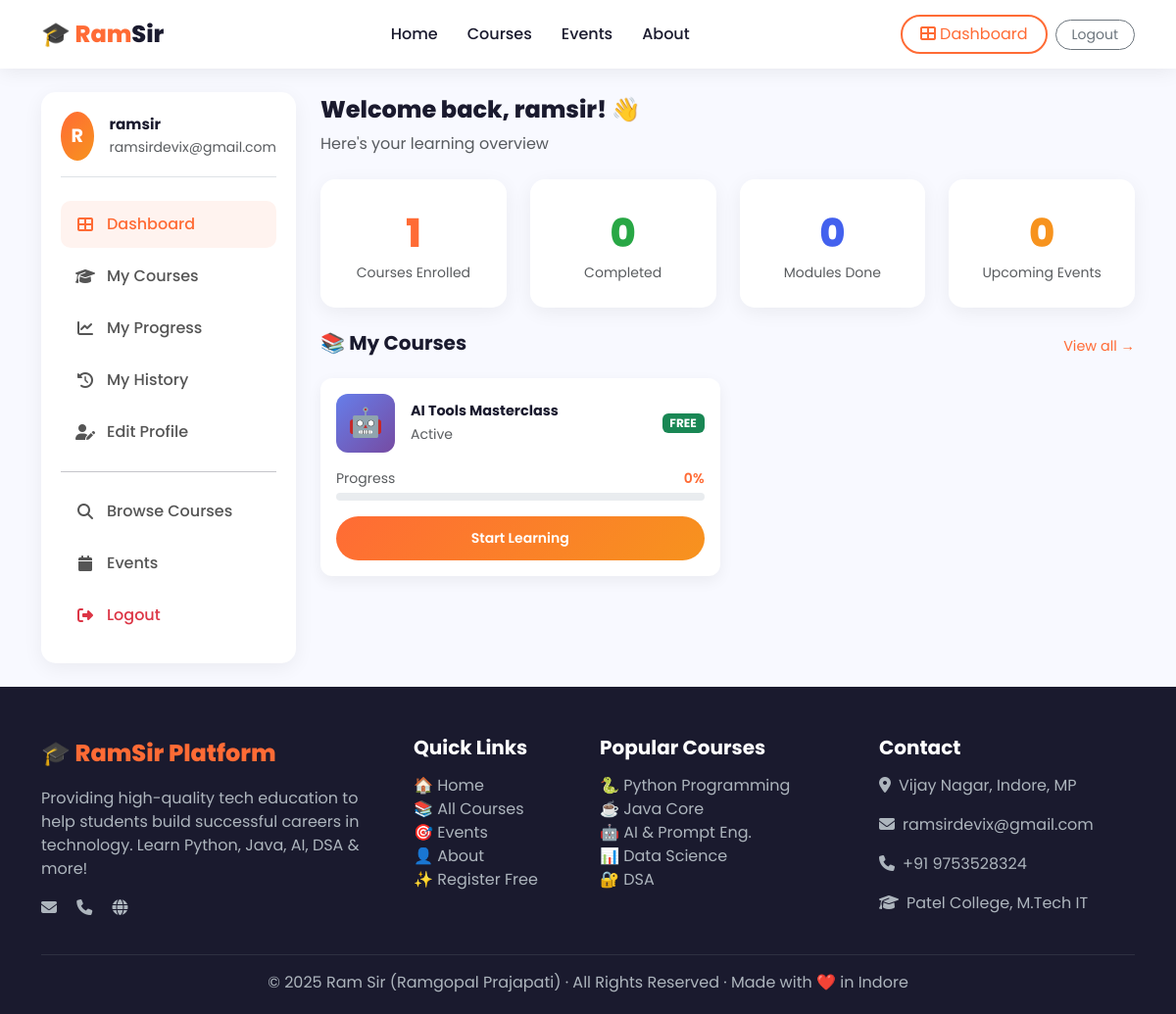
The page /dashboard/ (signed in) on the database its author committed.
### courses/models.py (models this page shows, shortened)
class Enrollment(models.Model):
    STATUS_CHOICES = [
        ('active', 'Active'),
        ('completed', 'Completed'),
        ('cancelled', 'Cancelled'),
    ]
    user = models.ForeignKey(User, on_delete=models.CASCADE, related_name='enrollments')
    course = models.ForeignKey(Course, on_delete=models.CASCADE, related_name='enrollments')
    enrolled_at = models.DateTimeField(auto_now_add=True)
    status = models.CharField(max_length=15, choices=STATUS_CHOICES, default='active')
    is_paid = models.BooleanField(default=False)
    amount_paid = models.DecimalField(max_digits=8, decimal_places=2, default=0.00)
    class Meta:
        unique_together = ['user', 'course']
    def progress_percentage(self):
        total = self.course.total_modules()
        if total == 0:
            return 0
        completed = ModuleProgress.objects.filter(
            user=self.user,
            module__course=self.course,
            completed=True
        ).count()
        return int((completed / total) * 100)

class Course(models.Model):
    LEVEL_CHOICES = [
        ('beginner', 'Beginner'),
        ('intermediate', 'Intermediate'),
        ('advanced', 'Advanced'),
        ('all', 'All Levels'),
    ]
    TYPE_CHOICES = [
        ('free', 'Free'),
        ('paid', 'Paid'),
    ]
    title = models.CharField(max_length=200)
    slug = models.SlugField(unique=True, blank=True)
    category = models.ForeignKey(Category, on_delete=models.SET_NULL, null=True)
    description = models.TextField()
    short_description = models.CharField(max_length=300)
    thumbnail = models.ImageField(upload_to='course_thumbnails/', blank=True, null=True)
    thumbnail_url = models.URLField(blank=True, help_text="Or paste image URL here")
    course_type = models.CharField(max_length=10, choices=TYPE_CHOICES, default='free')
    price = models.DecimalField(max_digits=8, decimal_places=2, default=0.00)
    level = models.CharField(max_length=15, choices=LEVEL_CHOICES, default='all')
    duration = models.CharField(max_length=50, blank=True, help_text="e.g. 20 hours")
    instructor_name = models.CharField(max_length=100, default='Ram Sir (Ramgopal Prajapati)')
    instructor_bio = models.TextField(blank=True)
    is_featured = models.BooleanField(default=False)
    is_active = models.BooleanField(default=True)
    students_count = models.IntegerField(default=0)
    rating = models.DecimalField(max_digits=3, decimal_places=1, default=4.9)
    what_you_learn = models.TextField(blank=True, help_text="One point per line")
    requirements = models.TextField(blank=True, help_text="One requirement per line")
    created_at = models.DateTimeField(auto_now_add=True)
    updated_at = models.DateTimeField(auto_now=True)
    class Meta:
        ordering = ['-is_featured', '-created_at']
    def total_modules(self):
        return self.modules.filter(is_active=True).count()

### courses/views.py (the view)
# urls.py: path('dashboard/', course_views.dashboard, name='dashboard'),
@login_required
def dashboard(request):
    user = request.user
    enrollments = Enrollment.objects.filter(user=user, status__in=['active', 'completed']).select_related('course')
    recent_progress = ModuleProgress.objects.filter(user=user).order_by('-last_accessed')[:5]
    payments = Payment.objects.filter(user=user).order_by('-created_at')[:5]
    upcoming_events = Event.objects.filter(is_active=True, event_date__gte=timezone.now())[:3]
    total_enrolled = enrollments.count()
    completed_courses = enrollments.filter(status='completed').count()
    total_modules_done = ModuleProgress.objects.filter(user=user, completed=True).count()
    context = {
        'enrollments': enrollments,
        'recent_progress': recent_progress,
        'payments': payments,
        'upcoming_events': upcoming_events,
        'total_enrolled': total_enrolled,
        'completed_courses': completed_courses,
        'total_modules_done': total_modules_done,
    }
    return render(request, 'dashboard/dashboard.html', context)

### templates/dashboard/dashboard.html (shortened to what this page needs)
{% extends 'base.html' %}
{% load course_extras %}
{% block content %}
<div class="container py-4">
    <div class="dash-layout">
        <div class="dash-sidebar">
            <div class="dash-nav">
                <div class="d-flex align-items-center gap-3 mb-4 pb-3 border-bottom">
                    <div style="width:50px;height:50px;border-radius:50%;background:var(--gradient);display:flex;align-items:center;justify-content:center;color:white;font-size:1.2rem;font-weight:700">
                        {{ user.first_name|first|upper|default:user.username|first|upper }}
                    </div>
                    <div>
                        <div style="font-weight:700;font-size:0.95rem">{{ user.get_full_name|default:user.username }}</div>
                        <small class="text-muted">{{ user.email }}</small>
                    </div>
                </div>
                <a href="/dashboard/" class="dash-nav-item active"><i class="fas fa-th-large"></i>Dashboard</a>
                <a href="/dashboard/my-courses/" class="dash-nav-item"><i class="fas fa-graduation-cap"></i>My Courses</a>
                <a href="/dashboard/progress/" class="dash-nav-item"><i class="fas fa-chart-line"></i>My Progress</a>
                <a href="/dashboard/history/" class="dash-nav-item"><i class="fas fa-history"></i>My History</a>
                <a href="/dashboard/profile/" class="dash-nav-item"><i class="fas fa-user-edit"></i>Edit Profile</a>
                <hr>
                <a href="/courses/" class="dash-nav-item"><i class="fas fa-search"></i>Browse Courses</a>
                <a href="/events/" class="dash-nav-item"><i class="fas fa-calendar"></i>Events</a>
                <a href="/accounts/logout/" class="dash-nav-item text-danger"><i class="fas fa-sign-out-alt"></i>Logout</a>
            </div>
        </div>
        <div class="dash-main">
            <div class="page-title">Welcome back, {{ user.first_name|default:user.username }}! 👋</div>
            <p class="text-muted mb-4">Here's your learning overview</p>
            <div class="row g-4 mb-4">
                <div class="col-md-3 col-6">
                    <div class="stat-card text-center">
                        <div class="num" style="color:var(--primary)">{{ total_enrolled }}</div>
                        <div class="text-muted small">Courses Enrolled</div>
                    </div>
                </div>
                <div class="col-md-3 col-6">
                    <div class="stat-card text-center">
                        <div class="num" style="color:#28a745">{{ completed_courses }}</div>
                        <div class="text-muted small">Completed</div>
                    </div>
                </div>
                <div class="col-md-3 col-6">
                    <div class="stat-card text-center">
                        <div class="num" style="color:var(--accent)">{{ total_modules_done }}</div>
                        <div class="text-muted small">Modules Done</div>
                    </div>
                </div>
                <div class="col-md-3 col-6">
                    <div class="stat-card text-center">
                        <div class="num" style="color:#f7931e">{{ upcoming_events|length }}</div>
                        <div class="text-muted small">Upcoming Events</div>
                    </div>
                </div>
            </div>
            <div class="mb-4">
                <div class="d-flex justify-content-between align-items-center mb-3">
                    <h5 style="font-weight:700">📚 My Courses</h5>
                    <a href="/dashboard/my-courses/" style="color:var(--primary);text-decoration:none;font-size:0.9rem">View all →</a>
                </div>
                {% if enrollments %}
                <div class="row g-3">
                    {% for enrollment in enrollments|slice:":4" %}
                    <div class="col-md-6">
                        <div class="enroll-card p-3">
                            <div class="d-flex gap-3 align-items-center mb-3">
                                <div class="course-icon-mini" style="background:linear-gradient(135deg,#667eea,#764ba2)">
                                    {% if 'Python' in enrollment.course.title %}🐍{% elif 'Java' in enrollment.course.title %}☕{% elif 'AI' in enrollment.course.title %}🤖{% elif 'DSA' in enrollment.course.title %}🌳{% elif 'SQL' in enrollment.course.title %}🗄️{% else %}📚{% endif %}
                                </div>
                                <div class="flex-grow-1">
                                    <div style="font-weight:700;font-size:0.9rem">{{ enrollment.course.title|truncatechars:35 }}</div>
                                    <small class="text-muted">{{ enrollment.get_status_display }}</small>
                                </div>
                                {% if enrollment.is_paid %}<span class="badge bg-warning text-dark">PAID</span>{% else %}<span class="badge bg-success">FREE</span>{% endif %}
                            </div>
                            <div class="d-flex justify-content-between align-items-center mb-1">
                                <small class="text-muted">Progress</small>
                                <small style="font-weight:600;color:var(--primary)">{{ enrollment.progress_percentage }}%</small>
                            </div>
                            <div class="progress mb-3">
                            </div>
                            <a href="/courses/{{ enrollment.course.slug }}/" class="btn btn-sm btn-primary-custom w-100">
                                {% if enrollment.progress_percentage == 0 %}Start Learning{% else %}Continue{% endif %}
                            </a>
                        </div>
                    </div>
                    {% endfor %}
                </div>
                {% endif %}
            </div>
        </div>
    </div>
</div>
{% endblock %}

### static/css/main.css (style rules this page uses)
html { scroll-behavior: smooth; }
.fade-in-up { animation: fadeInUp 0.6s ease forwards; }

### templates/base.html (style rules this page uses)
:root { --primary: #ff6b35; --primary-dark: #e55a24; --secondary: #1a1a2e; --accent: #4361ee; --success: #2ec4b6; --text-dark: #1a1a2e; --text-light: #6c757d; --bg-light: #f8f9ff; --card-bg: #ffffff; --gradient: linear-gradient(135deg, #ff6b35, #f7931e); --gradient2: linear-gradient(135deg, #4361ee, #7209b7); }
* { margin: 0; padding: 0; box-sizing: border-box; }
body { font-family: 'Poppins', sans-serif; background: var(--bg-light); color: var(--text-dark); }
.btn-primary-custom { background: var(--gradient); border: none; color: white; padding: 12px 28px; border-radius: 30px; font-weight: 600; transition: all 0.3s; }
.progress { height: 8px; border-radius: 10px; background: #e9ecef; }

### templates/dashboard/dashboard.html (style rules this page uses)
.dash-sidebar { width: 260px; flex-shrink: 0; }
.dash-main { flex: 1; }
.dash-layout { display: flex; gap: 25px; }
.dash-nav { background: white; border-radius: 15px; padding: 20px; box-shadow: 0 5px 20px rgba(0,0,0,0.06); position: sticky; top: 90px; }
.dash-nav-item { display: flex; align-items: center; gap: 12px; padding: 12px 15px; border-radius: 10px; text-decoration: none; color: #555; font-weight: 500; transition: all 0.3s; margin-bottom: 5px; }
.dash-nav-item:hover, .dash-nav-item.active { background: rgba(255,107,53,0.08); color: var(--primary); }
.dash-nav-item i { width: 20px; text-align: center; }
.stat-card { background: white; border-radius: 15px; padding: 25px; box-shadow: 0 5px 20px rgba(0,0,0,0.06); }
.stat-card .num { font-size: 2.5rem; font-weight: 800; }
.enroll-card { background: white; border-radius: 12px; overflow: hidden; box-shadow: 0 5px 15px rgba(0,0,0,0.06); transition: all 0.3s; }
.course-icon-mini { width: 60px; height: 60px; border-radius: 12px; display: flex; align-items: center; justify-content: center; font-size: 1.8rem; flex-shrink: 0; }
.page-title { font-size: 1.5rem; font-weight: 800; color: #1a1a2e; margin-bottom: 5px; }

### rows shown on the page
Enrollment: course "AI Tools Masterclass", status "Active", is_paid "FREE", progress_percentage "0", shows "Start Learning"

### other values the page prints
{{ user.first_name|first|upper|default:user.username|first|upper }} "R"
{{ user.get_full_name|default:user.username }} "ramsir"
{{ user.email }} "ramsirdevix@gmail.com"
{{ user.first_name|default:user.username }} "ramsir"
{{ total_enrolled }} "1"
{{ completed_courses }} "0"
{{ total_modules_done }} "0"
{{ upcoming_events|length }} "0"
